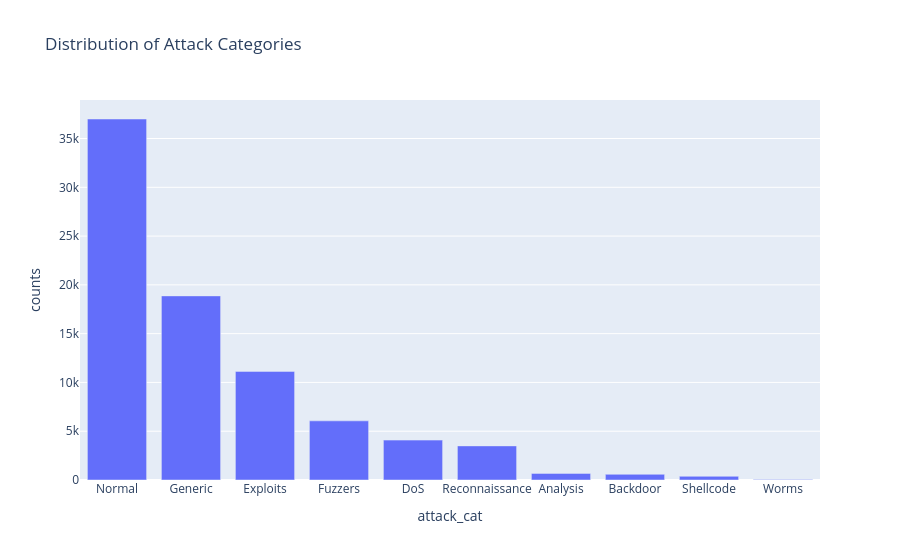

The cell this chart's notebook holds for it:
### Code cell
# Bar of attack categories (excluding 'normal'), if column exists
if 'attack_cat' in df.columns:
    attack_by_cat = df[df['attack_cat'] != 'normal'].groupby('attack_cat').size().reset_index(name='counts')
    if not attack_by_cat.empty:
        fig = px.bar(attack_by_cat.sort_values(by='counts', ascending=False),
                     x='attack_cat', y='counts', title='Distribution of Attack Categories')
        fig.show()

### Figure 1 — Plotly figure (JSON) as saved in the notebook; plotly's stock layout.template omitted (floating-point values rounded to 4 significant figures)
{"data": [{"hovertemplate": "attack_cat=%{x}<br>counts=%{y}<extra></extra>", "legendgroup": "", "marker": {"color": "#636efa", "pattern": {"shape": ""}}, "name": "", "orientation": "v", "showlegend": false, "textposition": "auto", "type": "bar", "x": ["Normal", "Generic", "Exploits", "Fuzzers", "DoS", "Reconnaissance", "Analysis", "Backdoor", "Shellcode", "Worms"], "xaxis": "x", "y": [37000, 18871, 11132, 6062, 4089, 3496, 677, 583, 378, 44], "yaxis": "y"}], "layout": {"barmode": "relative", "legend": {"tracegroupgap": 0}, "title": {"text": "Distribution of Attack Categories"}, "xaxis": {"anchor": "y", "domain": [0, 1], "title": {"text": "attack_cat"}}, "yaxis": {"anchor": "x", "domain": [0, 1], "title": {"text": "counts"}}}}
